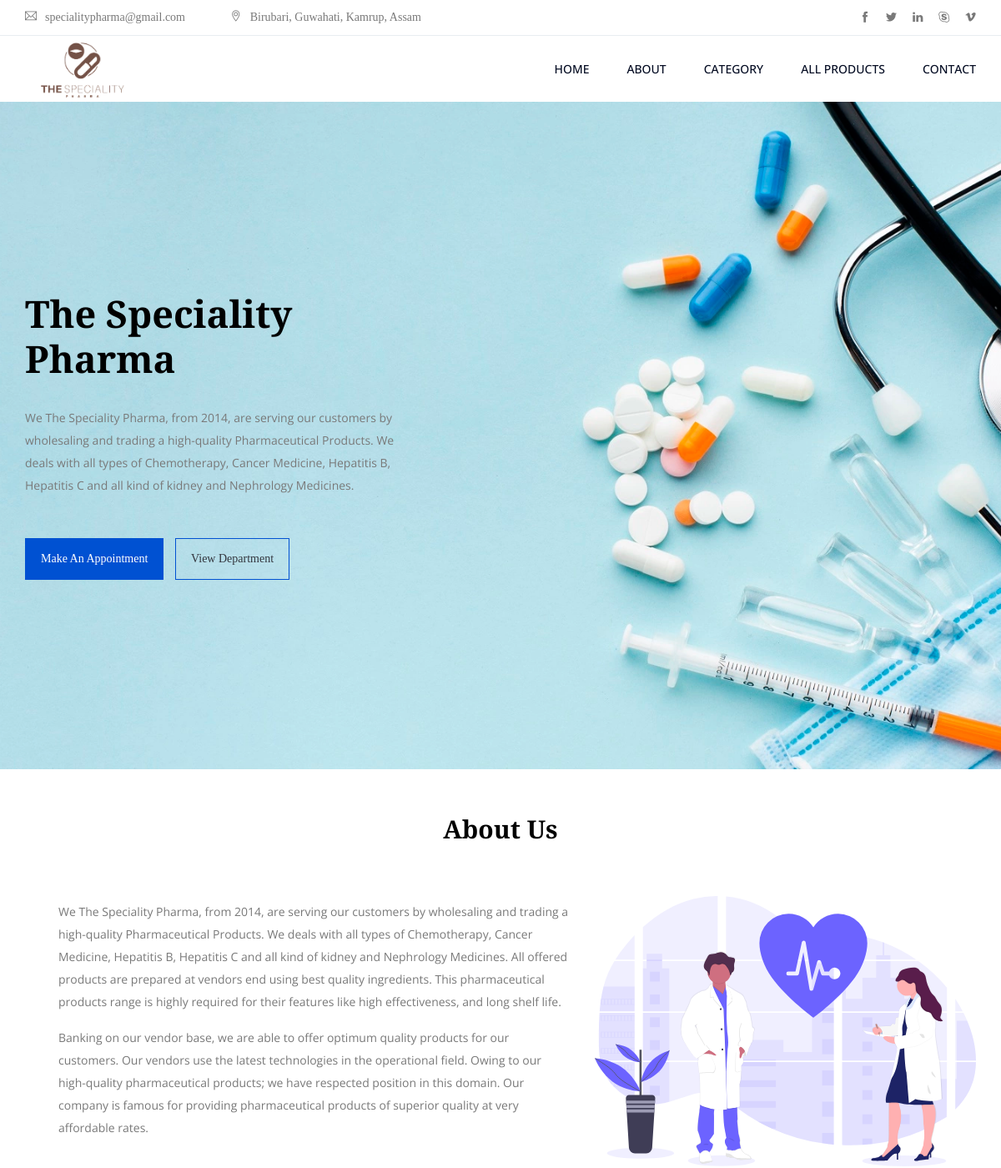
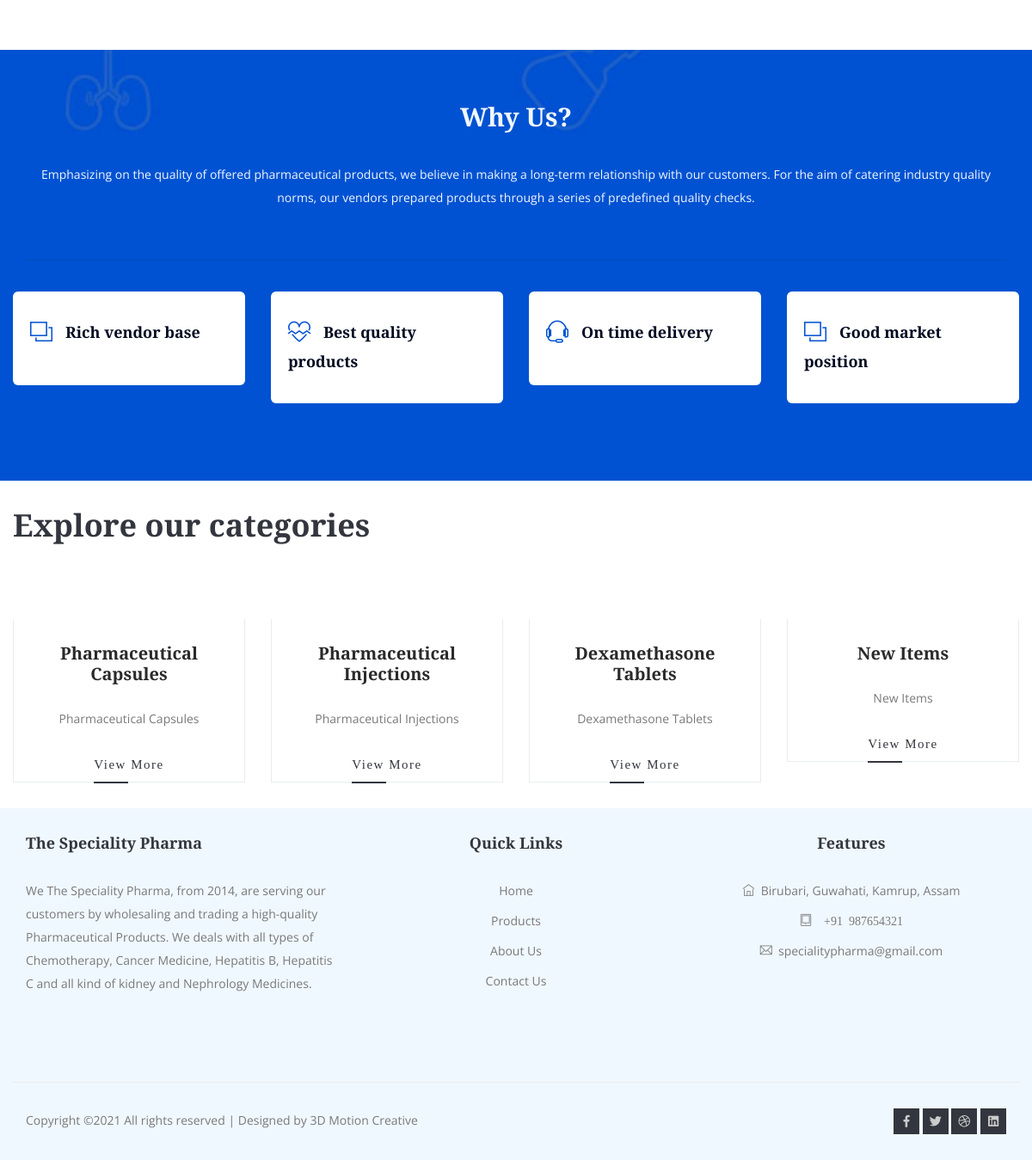
The page / on the database its author committed (2 pictures, top to bottom).
### tables this page shows
CREATE TABLE `blogs` (
  `id` int(11) NOT NULL,
  `title` varchar(255) NOT NULL,
  `url` varchar(500) NOT NULL,
  `description` text NOT NULL,
  `image` varchar(500) NOT NULL,
  `status` tinyint(4) NOT NULL DEFAULT 1,
  `approvel` varchar(10) DEFAULT '1',
  `created` datetime NOT NULL DEFAULT current_timestamp(),
  `updated` datetime NOT NULL DEFAULT current_timestamp() ON UPDATE current_timestamp()
);

### class/fetch_data.php (called while the page is built, shortened)
<?php
class fetch_data
	{
 		function __construct()
 		{
			$mysqli = mysqli_connect(DB_SERVER,DB_USERNAME,DB_PASSWORD,DB_NAME);
			$this->dbh=$mysqli;
 		}
 		public function all_categories()
 		{
 			$result=mysqli_query($this->dbh,"SELECT * FROM blogs WHERE approvel = 1");
 			return $result;
		 }
	}
?>

### index.php (the view, shortened to what this page needs)
<?php
    include_once("class/fetch_data.php");
    $main_page=new fetch_data();
?>
<!doctype html>
<html lang="en">
<head>
    <link rel="stylesheet" href="css/bootstrap.css">
    <link rel="stylesheet" href="css/themify-icons.css">
    <link rel="stylesheet" href="css/flaticon.css">
    <link rel="stylesheet" href="vendors/fontawesome/css/all.min.css">
    <link rel="stylesheet" href="vendors/owl-carousel/owl.carousel.min.css">
    <link rel="stylesheet" href="vendors/animate-css/animate.css">
    <link rel="stylesheet" href="css/style.css?vs=1">
    <link rel="stylesheet" href="css/responsive.css">
</head>
<body>
   <?php include 'header.php'; ?>
    <section class="banner-area d-flex align-items-center">
        <div class="container">
            <div class="row">
                <div class="col-md-8 col-lg-6 col-xl-5">
                    <h1>The Speciality<br>
                    Pharma</h1>
                    <p>We The Speciality Pharma, from 2014, are serving our customers by wholesaling and trading a high-quality Pharmaceutical Products. We deals with all types of Chemotherapy, Cancer Medicine, Hepatitis B, Hepatitis C and all kind of kidney and Nephrology Medicines.</p>
                    <a href="" class="main_btn">Make an Appointment</a>
                    <a href="http://thespecialitypharma.com/category.php" class="main_btn_light">View Department</a>
                </div>
            </div>
        </div>
    </section>
        <div class="text-center">
            <br><br>
            <div class="header">
                <h2>About Us</h2>
            </div>
            <br><br>
        </div>
        <div class="container">
            <div class="area-heading row">
                <div class="col-md-6 col-xl-7">
                    <div class="about-content">
                        <p>We The Speciality Pharma, from 2014, are serving our customers by wholesaling and trading a high-quality Pharmaceutical Products. We deals with all types of Chemotherapy, Cancer Medicine, Hepatitis B, Hepatitis C and all kind of kidney and Nephrology Medicines. All offered products are prepared at vendors end using best quality ingredients. This pharmaceutical products range is highly required for their features like high effectiveness, and long shelf life.</p>
                        <p>Banking on our vendor base, we are able to offer optimum quality products for our customers. Our vendors use the latest technologies in the operational field. Owing to our high-quality pharmaceutical products; we have respected position in this domain. Our company is famous for providing pharmaceutical products of superior quality at very affordable rates.</p>
                    </div>
                </div>
                <div class="col-md-6 col-xl-5">
                    <img src="img/undraw_medicine_b1ol.svg">
                </div>
            </div>
        </div>
    <section class="feature-section">
            <div class="container">
                <div class="text-center" style="color: aliceblue;">
                    <h2>Why Us?</h2><br>
                    <div class="col align-self-center">
                        <p>Emphasizing on the quality of offered pharmaceutical products, we believe in making a long-term relationship with our customers. For the aim of catering industry quality norms, our vendors prepared products through a series of predefined quality checks.</p>
                    </div>
                    <br>
                    <hr>
            </div>
        </div>
            <div class="container-fluid">
                <div class="row">
                    <div class="col-md-3">
                        <div class="card card-feature text-center text-lg-left" style="border-radius: 6px;">
                            <h3 class="card-feature__title"><span class="card-feature__icon">
                                <i class="ti-layers"></i>
                            </span>Rich vendor base</h3>
                        </div>
                    </div>
                    <div class="col-md-3">
                        <div class="card card-feature text-center text-lg-left" style="border-radius: 6px;">
                           <h3 class="card-feature__title"><span class="card-feature__icon">
                                <i class="ti-heart-broken"></i>
                            </span>Best quality products</h3>
                        </div>
                    </div>
                    <div class="col-md-3">
                        <div class="card card-feature text-center text-lg-left" style="border-radius: 6px;">
                            <h3 class="card-feature__title"><span class="card-feature__icon">
                                <i class="ti-headphone-alt"></i>
                            </span>On time delivery</h3>
                        </div>
                    </div>
                    <div class="col-md-3">
                        <div class="card card-feature text-center text-lg-left" style="border-radius: 6px;">
                            <h3 class="card-feature__title"><span class="card-feature__icon">
                                <i class="ti-layers"></i>
                            </span>Good market position</h3>
                        </div>
                    </div>
                </div>
            </div>
    </section>
    <section class="team-area area-padding">
        <div class="container-fluid">
            <div class="area-heading row">
                <div class="col-md-12 col-xl-12">
                    <h3>Explore our categories</h3>
                </div>
            </div>
            <div class="row">
            <?php
            $sql=$main_page->all_categories();
			while($row=mysqli_fetch_array($sql))
			{ ?>
                <div class="col-12 col-md-6 col-lg-3">
                    <div class="card card-team">
                        <div class="card-team__body text-center">
                            <h3><a href="#"><?= $row['title'] ?></a></h3>
                            <p><?= $row['description'] ?></p>
                            <div class="text-center">
                                <a class="link_one" href="view_category.php/<?= $row['url'] ?>">View More</a>
                            </div>
                        </div>
                    </div>
                </div>
        <?php } ?>
                </div>
            </div>
    </section>
   <?php include 'footer.php'; ?>
</body>
</html>

### header.php (shortened to what this page needs)
<header class="header_area">
        <div class="top_menu row m0">
            <div class="container">
                <div class="float-left">
                    <a class="dn_btn" href="mailto:specialitypharma@gmail.com"><i class="ti-email"></i>specialitypharma@gmail.com</a>
                    <span class="dn_btn"> <i class="ti-location-pin"></i>Birubari, Guwahati, Kamrup, Assam</span>
                </div>
                <div class="float-right">
                    <ul class="list header_social">
                        <li><a href="#"><i class="ti-facebook"></i></a></li>
                        <li><a href="#"><i class="ti-twitter-alt"></i></a></li>
                        <li><a href="#"><i class="ti-linkedin"></i></a></li>
                        <li><a href="#"><i class="ti-skype"></i></a></li>
                        <li><a href="#"><i class="ti-vimeo-alt"></i></a></li>
                    </ul>
                </div>
            </div>
        </div>
        <div class="main_menu">
            <nav class="navbar navbar-expand-lg navbar-light">
                <div class="container">
                    <a class="navbar-brand logo_h" href="http://thespecialitypharma.com/"><img src="img/brand/logo.png" alt="" style="max-height: 80px; margin-top: 0px;"></a>
                    <div class="collapse navbar-collapse offset" id="navbarSupportedContent">
                        <ul class="nav navbar-nav menu_nav ml-auto">
                            <li class="nav-item"><a class="nav-link" href="index.php">Home</a></li>
                            <li class="nav-item"><a class="nav-link" href="about-us.php">About</a></li>
                            <li class="nav-item"><a class="nav-link" href="category.php">Category</a></li>
                            <li class="nav-item"><a class="nav-link" href="all_products.php">All Products</a></li>
                            <li class="nav-item"><a class="nav-link" href="contact.php">Contact</a></li>
                        </ul>
                    </div>
                </div>
            </nav>
        </div>
    </header>

### footer.php
<footer class="footer-area area-padding-top" style="background-color: aliceblue;">
        <div class="container">
            <div class="row">
                <div class="col-md-4 single-footer-widget">
                    <h4>The Speciality Pharma</h4>
                    <p>We The Speciality Pharma, from 2014, are serving our customers by wholesaling and trading a high-quality Pharmaceutical Products. We deals with all types of Chemotherapy, Cancer Medicine, Hepatitis B, Hepatitis C and all kind of kidney and Nephrology Medicines.</p>
                </div>
                <div class="col-md-4 text-center single-footer-widget">
                    <h4>Quick Links</h4>
                    <ul>
                        <li><a href="#">Home</a></li>
                        <li><a href="#">Products</a></li>
                        <li><a href="#">About Us</a></li>
                        <li><a href="#">Contact Us</a></li>
                    </ul>
                </div>
                <div class="col-md-4 text-center single-footer-widget">
                    <h4>Features</h4>
                    <ul>
                        <li><a href="#"><i class="ti-home"></i>&nbsp;&nbsp;Birubari, Guwahati, Kamrup, Assam</a></li>
                        <li><a href="#"><i class="ti-tablet">&nbsp;&nbsp;+91 987654321</i></a></li>
                        <li><a href="#"><i class="ti-email"></i>&nbsp;&nbsp;specialitypharma@gmail.com</a></li>
                    </ul>
                </div>
        </div>
        <div class="row footer-bottom d-flex justify-content-between">
            <p class="col-lg-8 col-sm-12 footer-text m-0">
Copyright &copy;<script>document.write(new Date().getFullYear());</script> All rights reserved | Designed by 3D Motion Creative</a>
            </p>
            <div class="col-lg-4 col-sm-12 footer-social">
                <a href="#"><i class="fab fa-facebook-f"></i></a>
                <a href="#"><i class="fab fa-twitter"></i></a>
                <a href="#"><i class="fab fa-dribbble"></i></a>
                <a href="#"><i class="fab fa-linkedin"></i></a>
            </div>
        </div>
    </div>
</footer>

### rows shown on the page
blogs: title "Pharmaceutical Capsules", description "Pharmaceutical Capsules"
blogs: title "Pharmaceutical Injections", description "Pharmaceutical Injections"
blogs: title "Dexamethasone Tablets", description "Dexamethasone Tablets"
blogs: title "New Items", description "New Items"
